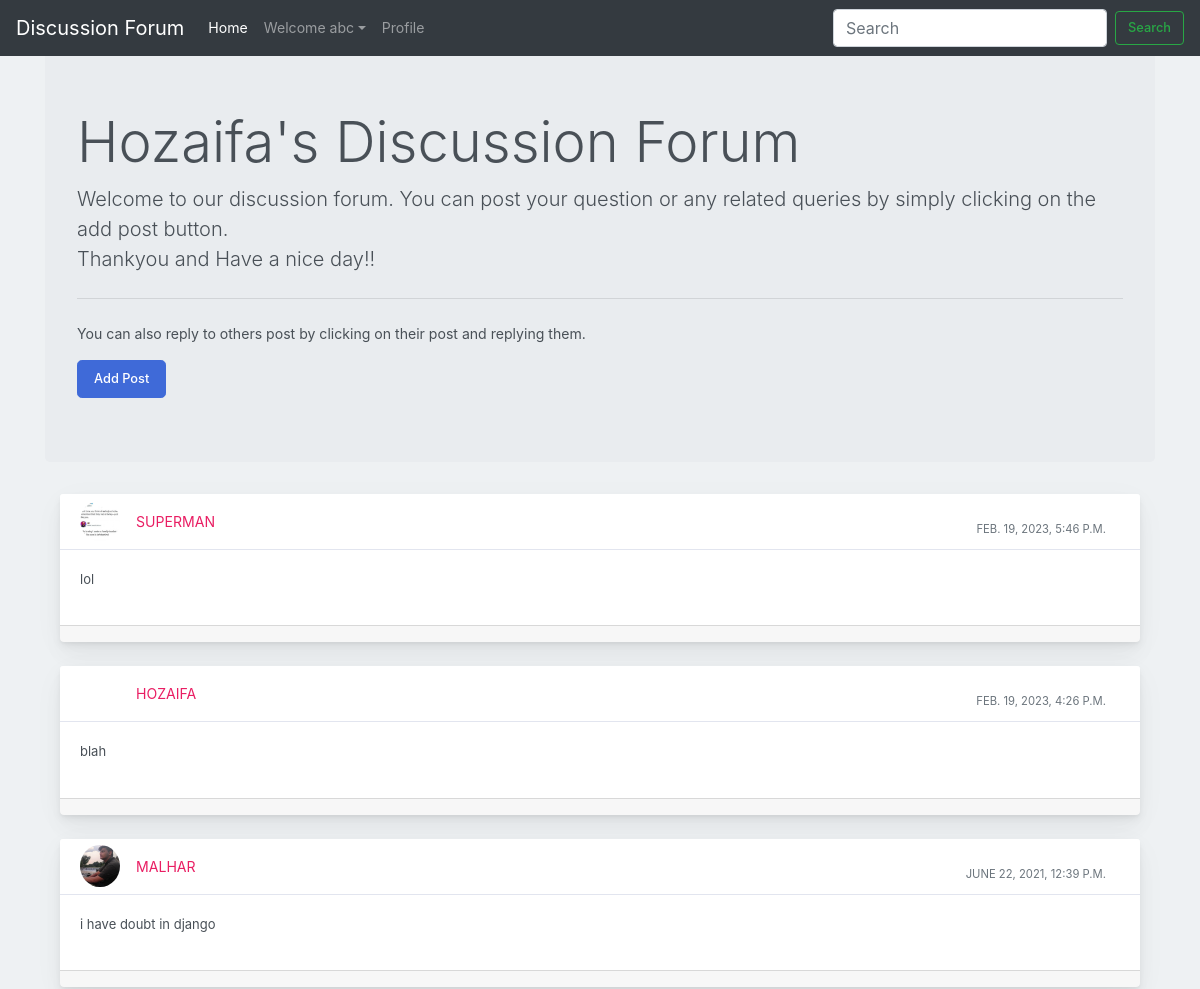
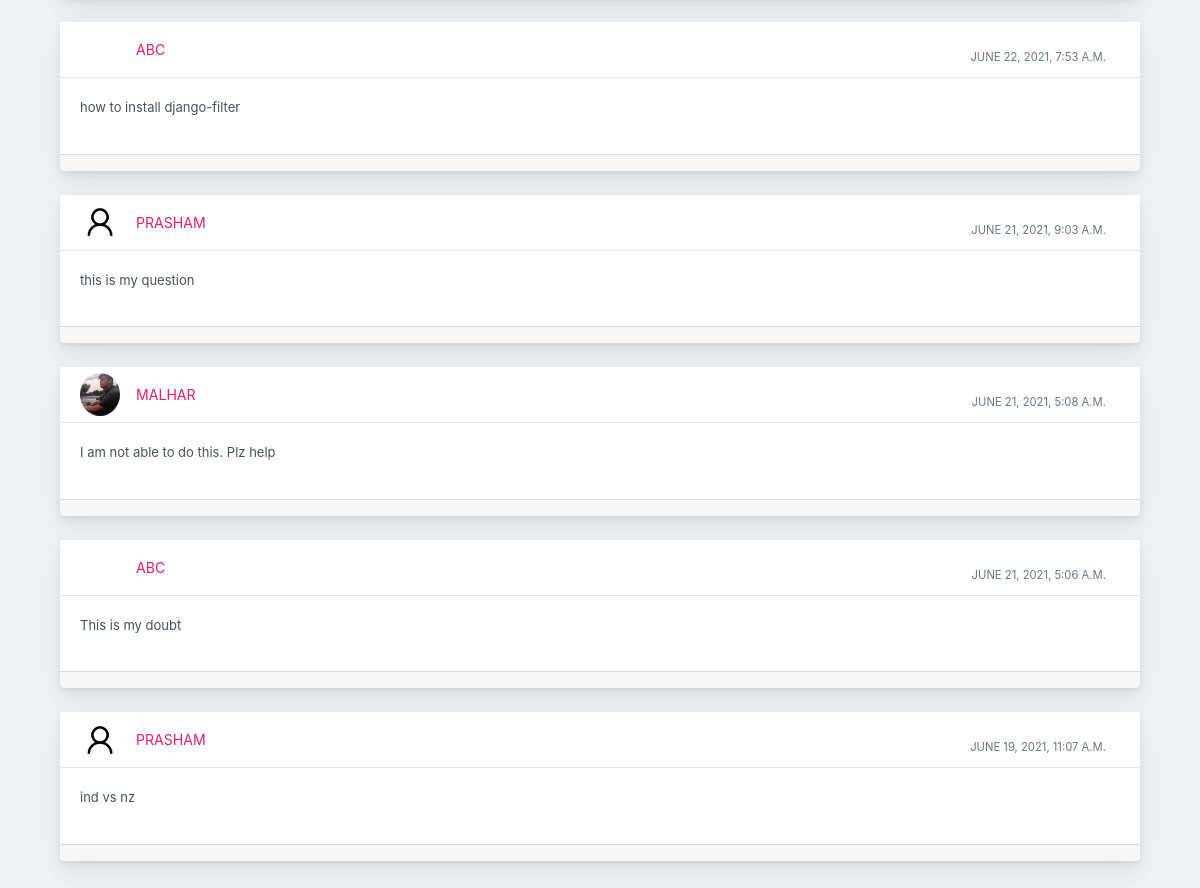
Screenshot of / (signed in) with the database file from the repository (2 pictures, top to bottom).
### profile_of_user/models.py (models this page shows)
class Post(models.Model):
    user1 = models.ForeignKey(User, on_delete=models.CASCADE, default=1)
    post_id = models.AutoField
    post_content = models.CharField(max_length=5000)
    timestamp= models.DateTimeField(default=now)
    image = models.ImageField(upload_to="images",default="")

### profile_of_user/views.py (the view, shortened to what this page needs)
# urls.py: path("", views.forum, name="Forum"),
def forum(request):
    posts = Post.objects.filter().order_by('-timestamp')
    return render(request, "forum.html", {'posts': posts})

### profile_of_user/templates/forum.html (shortened to what this page needs)
{% extends 'basic.html' %}
{% block homeactive %} active {% endblock homeactive %}
{% block body %}
{% load static %}
<div class="container my-4">
<div class="jumbotron">
    <h1 class="display-4">Hozaifa's Discussion Forum</h1>
    <p class="lead">Welcome to our discussion forum. You can post your question or any related queries by simply clicking on the add post button. <br> Thankyou and Have a nice day!!</p>
    <hr class="my-4">
    <p>You can also reply to others post by clicking on their post and replying them.</p>
      <button class="btn btn-primary btn-lg" data-target="#questions" data-toggle="modal" role="button">Add Post</button>
    </div>
    {% for post in posts %}
    <div class="container-fluid mt-10">
      <div class="row">
          <div class="col-md-12">
              <div class="card mb-4">
                  <div class="card-header">
                      <div class="media flex-wrap w-100 align-items-center"> <img src="/media/{{post.image}}"
                              class="d-block ui-w-40 rounded-circle" alt="">
                          <div class="media-body ml-3"> <a href="/discussion/{{post.id}}" data-abc="true">{{post.user1}}</a>
                          </div>
                          <div class="text-muted small ml-3">
                            <div class="px-4 pt-3">{{post.timestamp}} </div>
                          </div>
                      </div>
                  </div>
                  <div class="card-body">
                      <p>{{post.post_content}}</p>
                  </div>
                  <div class="card-footer d-flex flex-wrap justify-content-between align-items-center px-0 pt-0 pb-3">
                  </div>
              </div>
          </div>
      </div>
  </div>
  {% endfor %}
</div>
    {% endblock %}

### profile_of_user/templates/basic.html (shortened to what this page needs)
<!doctype html>
<html lang="en">
  <head>
    <link rel="stylesheet" href="https://stackpath.bootstrapcdn.com/bootstrap/4.2.1/css/bootstrap.min.css">
  </head>
  <body>
    <nav class="navbar navbar-expand-lg navbar-dark bg-dark fixed-top">
        <a class="navbar-brand" href="/">Discussion Forum</a>
        <div class="collapse navbar-collapse" id="navbarSupportedContent">
            <ul class="navbar-nav mr-auto">
                <li class="nav-item {% block homeactive %} {% endblock homeactive %} ">
                    <a class="nav-link" href="/">Home </a>
                </li>
                {% if user.is_authenticated %}
                <ul class="navbar-nav mr-2">
                    <li class="nav-item dropdown">
                        <a class="nav-link dropdown-toggle" href='#' id="navbarDropdown" role="button"
                           data-toggle="dropdown"> Welcome {{request.user}}</a>
                        <div class="dropdown-menu" aria-labelledby="navbarDropdown">
                            <li class="nav-item {% block profileactive %} {% endblock profileactive %}">
                                <a class="nav-link" href="/myprofile">Profile</a>
                            </li>
                        </div>
                    </li>
                {% endif %}
            </ul>
            <form class="form-inline my-2 my-lg-0" method="GET" action="{% url 'search_results' %}">
              <input class="form-control mr-sm-2" type="search" placeholder="Search" aria-label="Search" name="q">
              <button class="btn btn-outline-success my-2 my-sm-0" type="submit">Search</button>
          </form>
        </div>
    </nav>
    <br>
</body>
{% block body %} {% endblock %}
</html>

### rows the page displays
Post: image (picture), user1 "SUPERMAN", timestamp "FEB. 19, 2023, 5:46 P.M.", post_content "lol"
Post: user1 "HOZAIFA", timestamp "FEB. 19, 2023, 4:26 P.M.", post_content "blah"
Post: image (picture), user1 "MALHAR", timestamp "JUNE 22, 2021, 12:39 P.M.", post_content "i have doubt in django"
Post: user1 "ABC", timestamp "JUNE 22, 2021, 7:53 A.M.", post_content "how to install django-filter"
Post: image (placeholder picture), user1 "PRASHAM", timestamp "JUNE 21, 2021, 9:03 A.M.", post_content "this is my question"
Post: image (picture), user1 "MALHAR", timestamp "JUNE 21, 2021, 5:08 A.M.", post_content "I am not able to do this. Plz help"
Post: user1 "ABC", timestamp "JUNE 21, 2021, 5:06 A.M.", post_content "This is my doubt"
Post: image (placeholder picture), user1 "PRASHAM", timestamp "JUNE 19, 2021, 11:07 A.M.", post_content "ind vs nz"

### other values shown
{{ request.user }} "abc"
